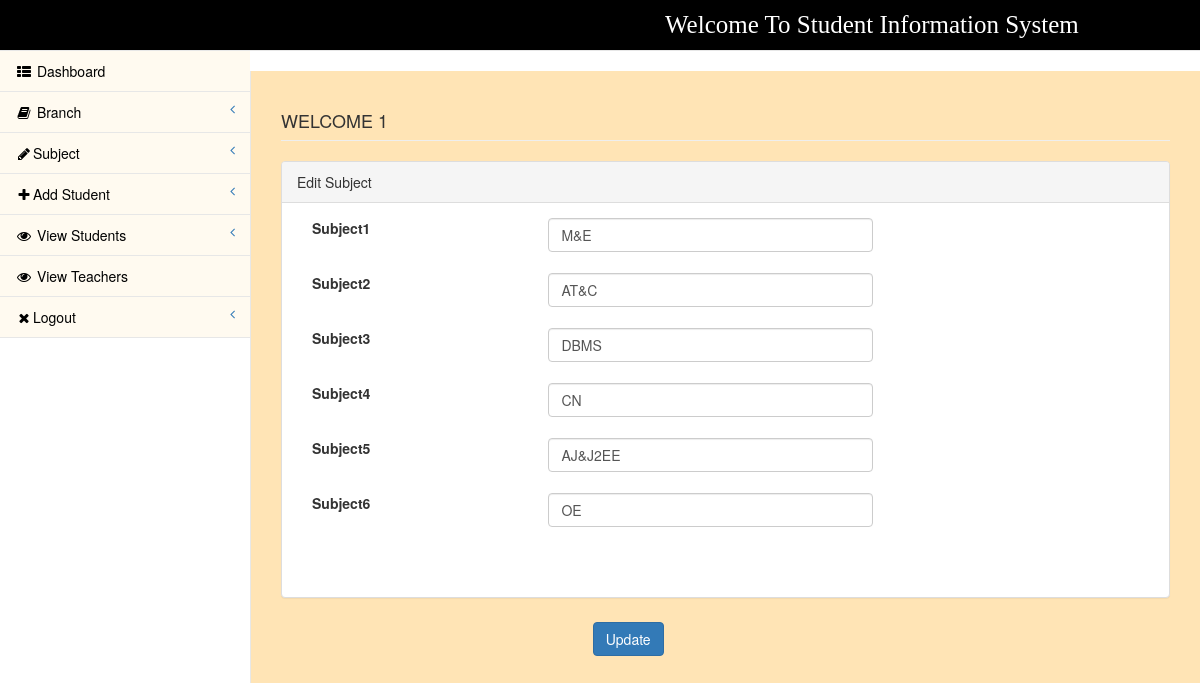
The app's page /pages/edit-sub.php?sid=1 (signed in) with its own data.
### tables this page shows
CREATE TABLE IF NOT EXISTS `subject` (
  `subid` int(11) NOT NULL AUTO_INCREMENT,
  `cshort` varchar(50) NOT NULL,
  `cfull` varchar(250) NOT NULL,
  `sub1` varchar(250) NOT NULL,
  `sub2` varchar(250) NOT NULL,
  `sub3` varchar(250) NOT NULL,
  `sub4` varchar(250) NOT NULL,
  `sub5` varchar(250) NOT NULL,
  `sub6` varchar(250) NOT NULL,
  PRIMARY KEY (`subid`)
);

### config/DbFunction.php (called while the page is built, shortened)
<?php
class DbFunction{
function showSubject1($sid){
	$db = Database::getInstance();
	$mysqli = $db->getConnection();
	$query = "SELECT * FROM subject where subid='$sid' ";
	$stmt= $mysqli->query($query);
	return $stmt;
}
}
?>

### pages/edit-sub.php (the view, shortened to what this page needs)
<?php
include('../config/DbFunction.php');
 $obj=new DbFunction();
    $id=$_GET['sid'];
    $rs=$obj->showSubject1($id);
    $res=$rs->fetch_object();
?>
<!DOCTYPE html>
<html lang="en">
<head>
<link href="../bower_components/bootstrap/dist/css/bootstrap.min.css"
	rel="stylesheet">
<link href="../bower_components/metisMenu/dist/metisMenu.min.css"
	rel="stylesheet">
<link href="../dist/css/sb-admin-2.css" rel="stylesheet">
<link href="../bower_components/font-awesome/css/font-awesome.min.css"
	rel="stylesheet" type="text/css">
</head>
<body>
<form method="post" >
	<div id="wrapper">
		<?php include('leftbar.php')?>;
		<div id="page-wrapper">
			<div class="row">
				<div class="col-lg-12">
					<h4 class="page-header"> <?php echo strtoupper("welcome"." ".htmlentities($_SESSION['login']));?></h4>
				</div>
			</div>
			<div class="row">
				<div class="col-lg-12">
					<div class="panel panel-default">
						<div class="panel-heading">Edit Subject</div>
						<div class="panel-body">
							<div class="row">
						 	<div class="col-lg-10">
										<div class="form-group">
											<div class="col-lg-4">
					 <label>Subject1</label>
											</div>
											<div class="col-lg-6">
  <input class="form-control" name="sub1" id="sub1"  value="<?php echo $res->sub1;?>" required="required">
											</div>
										</div>
								<br><br>
		<div class="form-group">
		<div class="col-lg-4">
		<label>Subject2</label>
		</div>
		<div class="col-lg-6">
<input class="form-control" name="sub2" id="sub2" value="<?php echo $res->sub2;?>" required="required">
		</div>
	 </div>
	 <br><br>
			<div class="form-group">
		<div class="col-lg-4">
		<label>Subject3</label>
		</div>
		<div class="col-lg-6">
<input class="form-control" name="sub3" id="sub3" value="<?php echo $res->sub3;?>" required="required">
		</div>
	 </div>
    <br><br>
                                <div class="form-group">
		<div class="col-lg-4">
		<label>Subject4</label>
		</div>
		<div class="col-lg-6">
<input class="form-control" name="sub4" id="sub4" value="<?php echo $res->sub4;?>" required="required">
		</div>
	 </div>
    <br><br>
                                <div class="form-group">
		<div class="col-lg-4">
		<label>Subject5</label>
		</div>
		<div class="col-lg-6">
<input class="form-control" name="sub5" id="sub5" value="<?php echo $res->sub5;?>" required="required">
		</div>
	 </div>
    <br><br>
                                <div class="form-group">
		<div class="col-lg-4">
		<label>Subject6</label>
		</div>
		<div class="col-lg-6">
<input class="form-control" name="sub6" id="sub6" value="<?php echo $res->sub6;?>" required="required">
		</div>
	 </div>
	</div>
	</div>
	</div>
		<br><br>
							<div class="form-group">
											<div class="col-lg-4">
											</div>
											<div class="col-lg-6"><br><br>
							<input type="submit" class="btn btn-primary" name="update" value="Update"></button>
											</div>
										</div>
				</div>
					</div>
							</div>
						</div>
					</div>
</form>
</body>
</html>

### records on screen
subject: sub1 "M&E", sub2 "AT&C", sub3 "DBMS", sub4 "CN", sub5 "AJ&J2EE", sub6 "OE"
